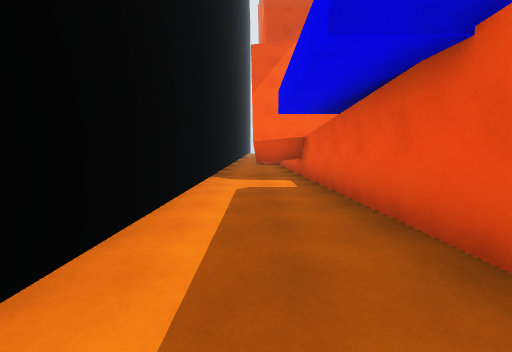
view 1 (above)

24 first-person views from a walk through a Unity game level. The camera is 1.5 m above the floor, tilts 6° down and sees 90° across. The floor is counted in squares, 2 m on a side. Each view is taken from the middle of a square. On the plan, view 1 faces up. The plan holds only what a view shows up to about 9 squares ahead; the rest is blank. The place goes on beyond the plan.

view 2
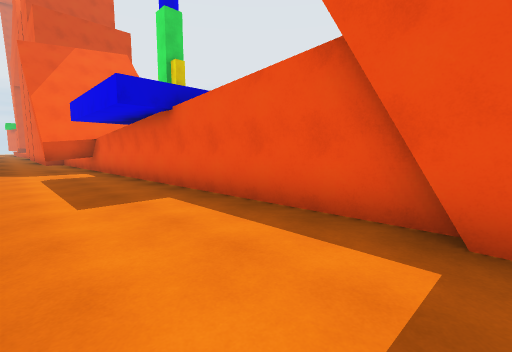

view 3
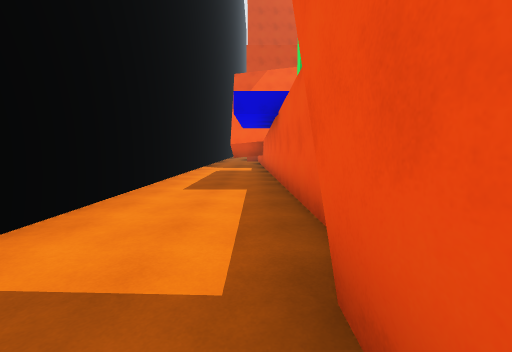

view 4
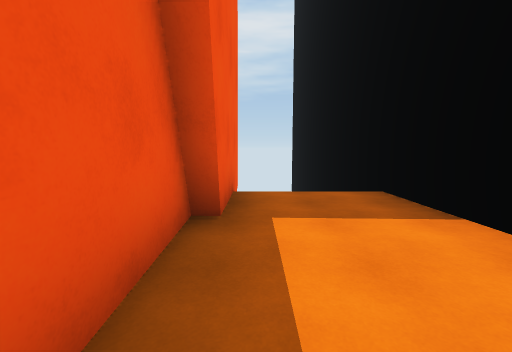

view 5
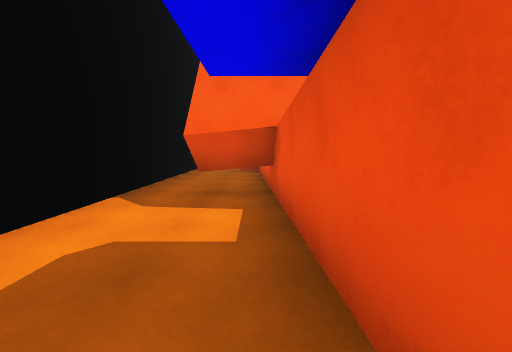

view 6
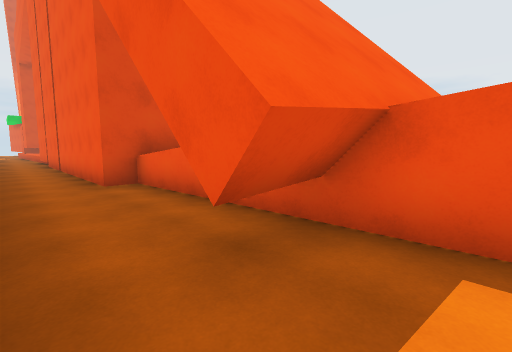

view 7
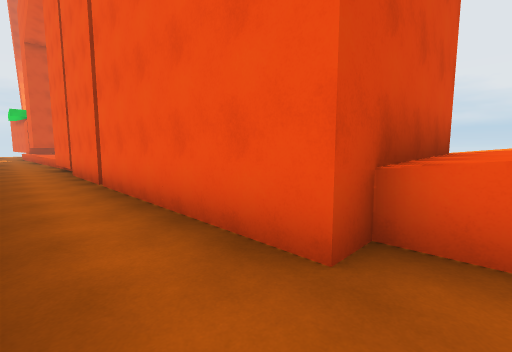

view 8
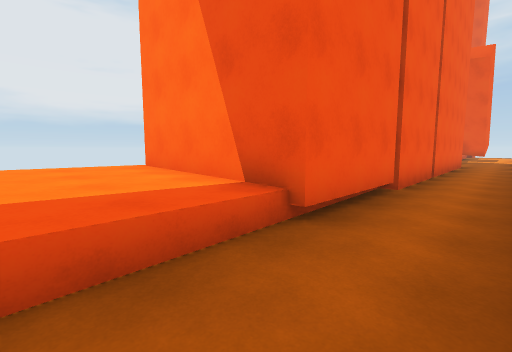

view 9
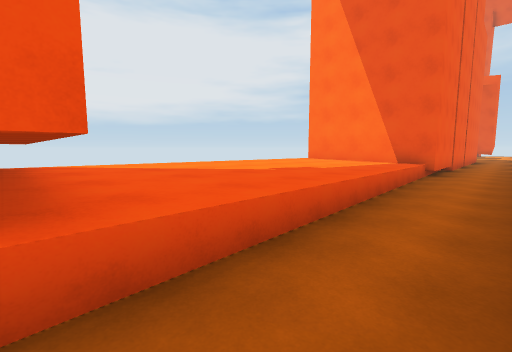

view 10
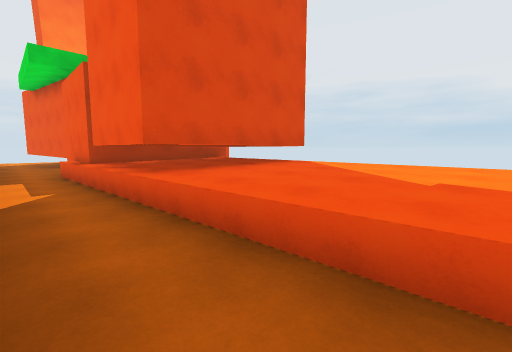

view 11
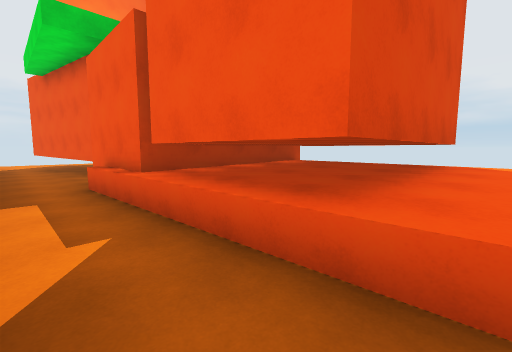

view 12
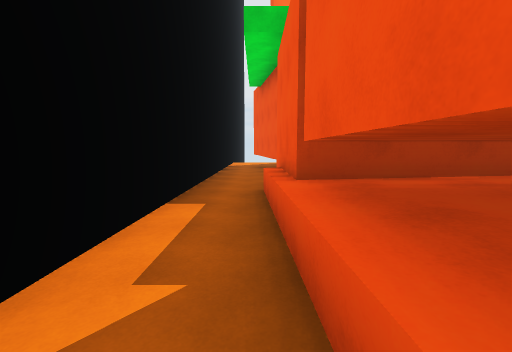

view 13
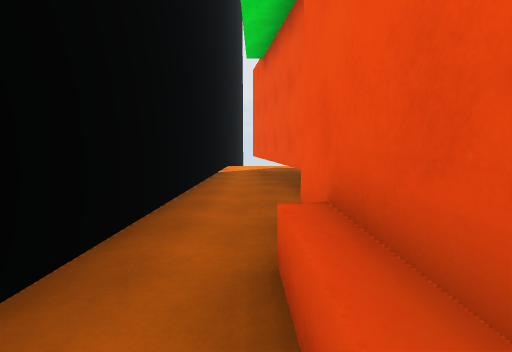

view 14
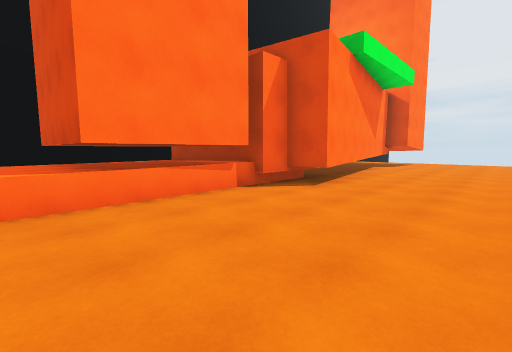

view 15
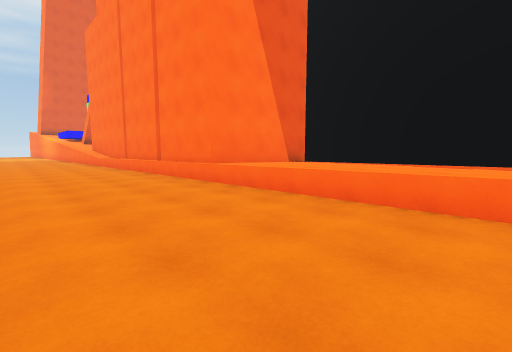

view 16
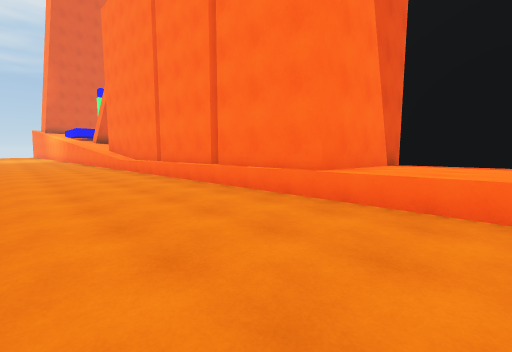

view 17
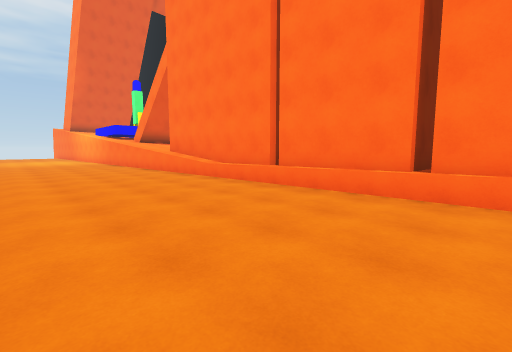

view 18
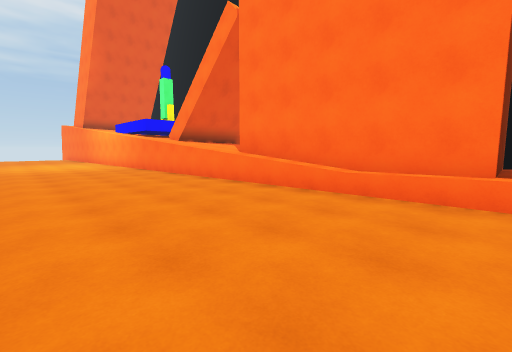

view 19
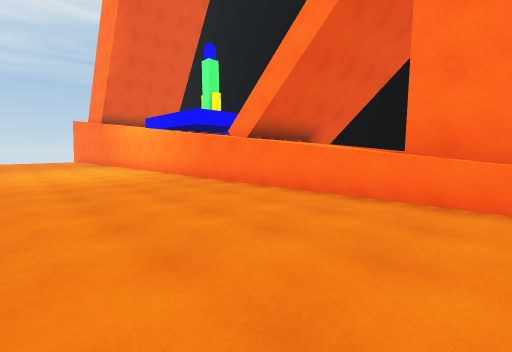

view 20
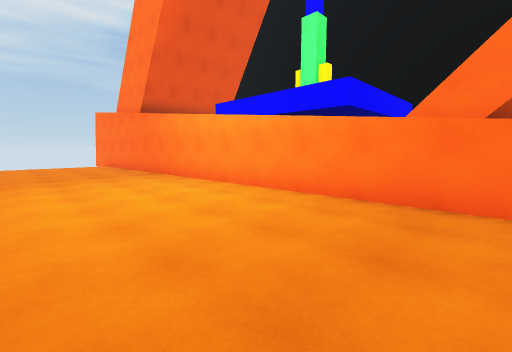

view 21
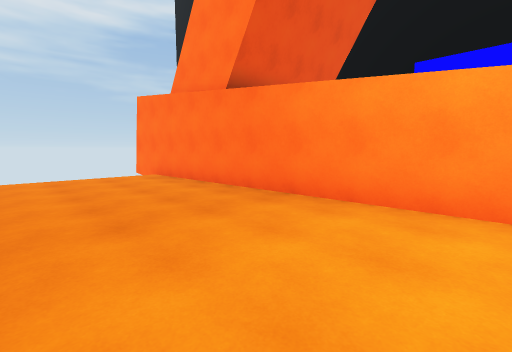

view 22
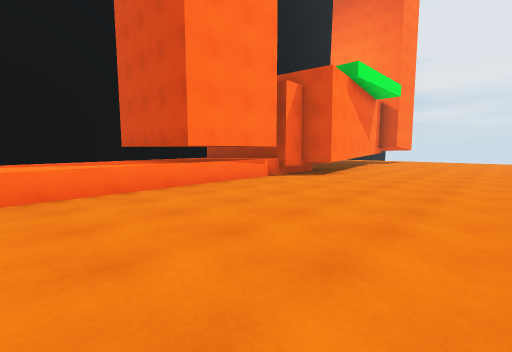

view 23
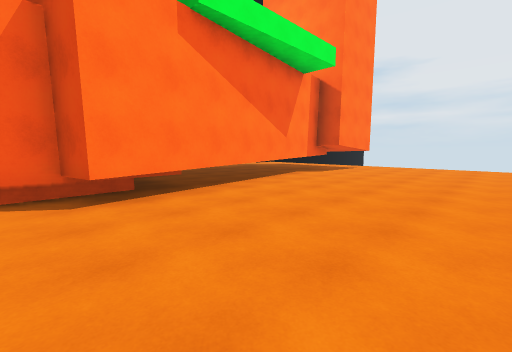

view 24
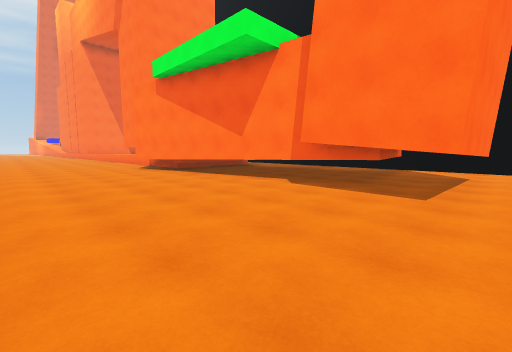

### Floor plan
Key: @ floor where view 1 was taken; # wall or solid block; x gap in a wall; . floor; = window, fence, low wall or low ledge; ^ raised ledge.
Columns run from 2 left of view 1 to 9 right of it. Each row starts with its distance up from view 1.
 45 #...........
 44 #..#####....
 43 #..#####....
 42 #.##  #.....
 41 #..#  #.....
 40 #..#  #.....
 39 #..#  #.....
 38 #..#  #.....
 37 #..#  ##....
 36  ..#  ##....
 35  ..#  ##....
 34 #..#^^#.....
 33 #..=^^=.....
 32 #..=^^=.....
 31 #..=^^=.....
 30 #..^^^^.....
 29 #..^^^^.....
 28 #..^^^^.....
 27 #..^^^^....
 26 #..^^^^....
 25 #..^^^^....
 24 #..^^^^....
 23 #..^^^^....
 22 #..#  #....
 21  ..#  #.....
 20  ..^ ^^.....
 19  ..#  #.....
 18  ..#  #.....
 17 #..x^^^.....
 16  ..#  ^^....
 15  ..#  ^^....
 14  ..#  ^^....
 13  ..#  ^^....
 12 #..#^^^^....
 11 #...^^^^....
 10 #...^^^^....
  9 #...^^^^....
  8 #...#  #....
  7 #.###  #....
  6 #...#  #....
  5 #...#  #....
  4 #...#  #....
  3 #...#  #....
  2 #...#  #....
  1 #...#  #....
  0  .@.#  #....
 -1  ...#  #....
 -2  ...#  #....
 -3  ...#  #....
 -4  ...#  #....
 -5  #  #  ##

Where each view was taken, in squares from view 1:
view 1: 0 up, 0 right, facing up
view 2: 3 down, 1 left, facing up-right
view 3: 4 down, 1 right, facing up
view 4: 0 up, 1 right, facing down
view 5: 3 up, 1 right, facing up
view 6: 6 up, 1 left, facing up-right
view 7: 11 up, 1 left, facing up-right
view 8: 25 up, 1 left, facing down-right
view 9: 31 up, 1 left, facing down-right
view 10: 27 up, 1 left, facing up-right
view 11: 30 up, 1 left, facing up-right
view 12: 31 up, 0 right, facing up
view 13: 34 up, 0 right, facing up
view 14: 30 up, 8 right, facing up-left
view 15: 28 up, 8 right, facing down-left
view 16: 25 up, 8 right, facing down-left
view 17: 21 up, 9 right, facing down-left
view 18: 17 up, 9 right, facing down-left
view 19: 13 up, 9 right, facing down-left
view 20: 8 up, 9 right, facing down-left
view 21: 3 up, 9 right, facing down-left
view 22: 28 up, 9 right, facing up-left
view 23: 34 up, 9 right, facing up-left
view 24: 45 up, 9 right, facing down-left
